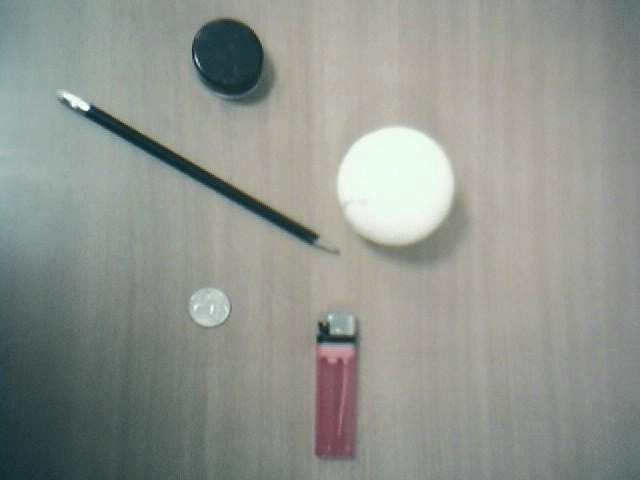
//> input picture samples/cpp/stuff.jpg, 640 x 480 px
$ ./connected_components   (built with g++ and OpenCV 4)
//> lines starting //> are read from the running program, lines starting //| are printed output that depends on the picture; after the words box and inside, x2 and y2 are one past the last pixel; in counts of white or black regions, pixels touching at a corner belong together
#include "cv.h"
#include "highgui.h"

using namespace cv;

Mat img;
int threshval = 100;

void on_trackbar(int, void*)
{
	Mat bw = threshval < 128 ? (img < threshval) : (img > threshval);
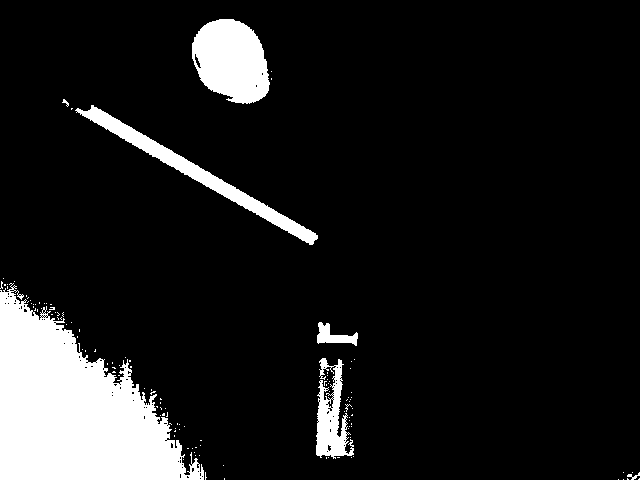
//> bw: 480 rows x 640 cols, CV_8UC1; 11.1% white; 124 white regions (117 under 20 px)

    vector<vector<Point> > contours;
    vector<Vec4i> hierarchy;

    findContours( bw, contours, hierarchy, CV_RETR_CCOMP, CV_CHAIN_APPROX_SIMPLE );
//> contours = 249 contours, 241 with area under 20; largest, box (x1, y1, x2, y2) and area: (0, 283, 204, 480) 22381, (192, 19, 270, 104) 4842, (75, 105, 318, 245) 3299, (316, 358, 354, 459) 1818, (317, 322, 358, 346) 406, (194, 53, 202, 69) 46, (327, 398, 334, 409) 38, (627, 472, 640, 480) 20

	Mat dst = Mat::zeros(img.size(), CV_8UC3);

    if( contours.size() > 0 )
    {
        // iterate through all the top-level contours,
        // draw each connected component with its own random color
        int idx = 0;
        for( ; idx >= 0; idx = hierarchy[idx][0] )
        {
            Scalar color( (rand()&255), (rand()&255), (rand()&255) );
            drawContours( dst, contours, idx, color, CV_FILLED, 8, hierarchy );
        }
//> this loop made 124 passes
//> idx on passes 2 to 13: 1, 2, 3, 4, 5, 6, 7, 8, 9, 10, 11, 12
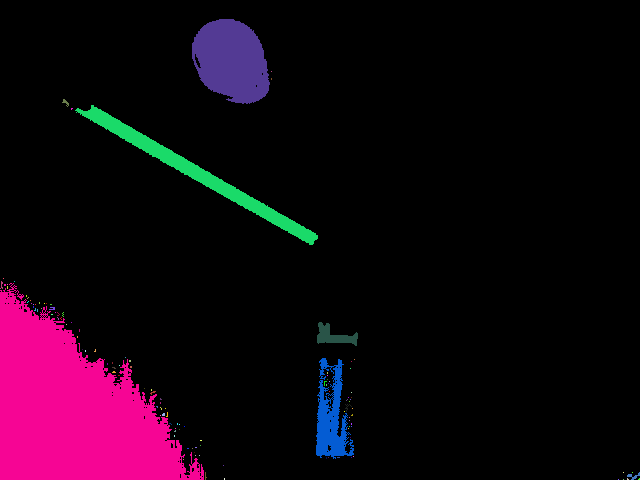
//> dst: 480 rows x 640 cols, CV_8UC3; mean B, G, R 16.2, 4.7, 20.1
//> after the loop, idx = -1
    }

	imshow( "Connected Components", dst );
}

int main( int argc, char** argv )
{
    // the first command line parameter must be file name of binary
    // (black-n-white) image
    if( !(img=imread(argc == 2 ? argv[1] : "stuff.jpg", 0)).data)
        return -1;

    namedWindow( "Image", 1 );
    imshow( "Image", img );

	namedWindow( "Connected Components", 1 );
	createTrackbar( "Threshold", "Connected Components", &threshval, 255, on_trackbar );
	on_trackbar(threshval, 0);

    waitKey(0);
}
